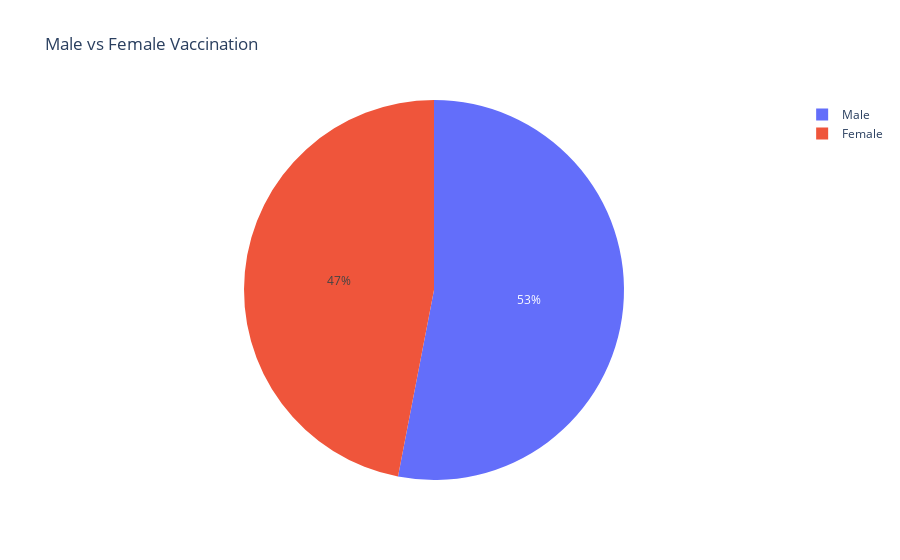

The cell this chart's notebook holds for it:
### Code cell
# Male Vs Female Vaccination

male = vaccine_df["Male(Individuals Vaccinated)"].sum()
female = vaccine_df['Female(Individuals Vaccinated)'].sum()
px.pie(values=[male,female],names=['Male','Female'],title='Male vs Female Vaccination')

### Figure 1 — Plotly figure (JSON) as saved in the notebook; plotly's stock layout.template omitted (floating-point values rounded to 4 significant figures)
{"data": [{"domain": {"x": [0, 1], "y": [0, 1]}, "hovertemplate": "label=%{label}<br>value=%{value}<extra></extra>", "labels": ["Male", "Female"], "legendgroup": "", "name": "", "showlegend": true, "type": "pie", "values": [7138698858, 6321628736]}], "layout": {"legend": {"tracegroupgap": 0}, "title": {"text": "Male vs Female Vaccination"}}}
